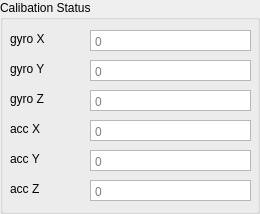
              <widget class="QGroupBox" name="calibration">
               <property name="minimumSize">
                <size>
                 <width>0</width>
                 <height>214</height>
                </size>
               </property>
               <property name="title">
                <string>Calibation Status</string>
               </property>
               <widget class="QPlainTextEdit" name="calibGyroZ">
                <property name="geometry">
                 <rect>
                  <x>90</x>
                  <y>90</y>
                  <width>161</width>
                  <height>21</height>
                 </rect>
                </property>
                <property name="toolTip">
                 <string notr="true"/>
                </property>
                <property name="inputMethodHints">
                 <set>Qt::InputMethodHint::ImhNone</set>
                </property>
                <property name="verticalScrollBarPolicy">
                 <enum>Qt::ScrollBarPolicy::ScrollBarAlwaysOff</enum>
                </property>
                <property name="horizontalScrollBarPolicy">
                 <enum>Qt::ScrollBarPolicy::ScrollBarAlwaysOff</enum>
                </property>
                <property name="lineWrapMode">
                 <enum>QPlainTextEdit::LineWrapMode::NoWrap</enum>
                </property>
                <property name="readOnly">
                 <bool>true</bool>
                </property>
                <property name="placeholderText">
                 <string>0</string>
                </property>
               </widget>
               <widget class="QPlainTextEdit" name="calibAccX">
                <property name="geometry">
                 <rect>
                  <x>90</x>
                  <y>120</y>
                  <width>161</width>
                  <height>21</height>
                 </rect>
                </property>
                <property name="toolTip">
                 <string notr="true"/>
                </property>
                <property name="inputMethodHints">
                 <set>Qt::InputMethodHint::ImhNone</set>
                </property>
                <property name="verticalScrollBarPolicy">
                 <enum>Qt::ScrollBarPolicy::ScrollBarAlwaysOff</enum>
                </property>
                <property name="horizontalScrollBarPolicy">
                 <enum>Qt::ScrollBarPolicy::ScrollBarAlwaysOff</enum>
                </property>
                <property name="lineWrapMode">
                 <enum>QPlainTextEdit::LineWrapMode::NoWrap</enum>
                </property>
                <property name="readOnly">
                 <bool>true</bool>
                </property>
                <property name="placeholderText">
                 <string>0</string>
                </property>
               </widget>
               <widget class="QPlainTextEdit" name="calibGyroX">
                <property name="geometry">
                 <rect>
                  <x>90</x>
                  <y>30</y>
                  <width>161</width>
                  <height>21</height>
                 </rect>
                </property>
                <property name="toolTip">
                 <string notr="true"/>
                </property>
                <property name="inputMethodHints">
                 <set>Qt::InputMethodHint::ImhNone</set>
                </property>
                <property name="verticalScrollBarPolicy">
                 <enum>Qt::ScrollBarPolicy::ScrollBarAlwaysOff</enum>
                </property>
                <property name="horizontalScrollBarPolicy">
                 <enum>Qt::ScrollBarPolicy::ScrollBarAlwaysOff</enum>
                </property>
                <property name="lineWrapMode">
                 <enum>QPlainTextEdit::LineWrapMode::NoWrap</enum>
                </property>
                <property name="readOnly">
                 <bool>true</bool>
                </property>
                <property name="placeholderText">
                 <string>0</string>
                </property>
               </widget>
               <widget class="QLabel" name="labelAccX_1">
                <property name="geometry">
                 <rect>
                  <x>10</x>
                  <y>120</y>
                  <width>67</width>
                  <height>17</height>
                 </rect>
                </property>
                <property name="text">
                 <string>acc X</string>
                </property>
               </widget>
               <widget class="QLabel" name="labelGyroY_1">
                <property name="geometry">
                 <rect>
                  <x>10</x>
                  <y>60</y>
                  <width>81</width>
                  <height>17</height>
                 </rect>
                </property>
                <property name="text">
                 <string>gyro Y</string>
                </property>
               </widget>
               <widget class="QLabel" name="labelGyroZ_1">
                <property name="geometry">
                 <rect>
                  <x>10</x>
                  <y>90</y>
                  <width>67</width>
                  <height>17</height>
                 </rect>
                </property>
                <property name="text">
                 <string>gyro Z</string>
                </property>
               </widget>
               <widget class="QLabel" name="labelGyroX_1">
                <property name="geometry">
                 <rect>
                  <x>10</x>
                  <y>30</y>
                  <width>67</width>
                  <height>17</height>
                 </rect>
                </property>
                <property name="text">
                 <string>gyro X</string>
                </property>
               </widget>
               <widget class="QLabel" name="labelAccZ_1">
                <property name="geometry">
                 <rect>
                  <x>10</x>
                  <y>180</y>
                  <width>81</width>
                  <height>17</height>
                 </rect>
                </property>
                <property name="text">
                 <string>acc Z</string>
                </property>
               </widget>
               <widget class="QPlainTextEdit" name="calibAccZ">
                <property name="geometry">
                 <rect>
                  <x>90</x>
                  <y>180</y>
                  <width>161</width>
                  <height>21</height>
                 </rect>
                </property>
                <property name="toolTip">
                 <string notr="true"/>
                </property>
                <property name="inputMethodHints">
                 <set>Qt::InputMethodHint::ImhNone</set>
                </property>
                <property name="verticalScrollBarPolicy">
                 <enum>Qt::ScrollBarPolicy::ScrollBarAlwaysOff</enum>
                </property>
                <property name="horizontalScrollBarPolicy">
                 <enum>Qt::ScrollBarPolicy::ScrollBarAlwaysOff</enum>
                </property>
                <property name="lineWrapMode">
                 <enum>QPlainTextEdit::LineWrapMode::NoWrap</enum>
                </property>
                <property name="readOnly">
                 <bool>true</bool>
                </property>
                <property name="placeholderText">
                 <string>0</string>
                </property>
               </widget>
               <widget class="QLabel" name="labelAccY_1">
                <property name="geometry">
                 <rect>
                  <x>10</x>
                  <y>150</y>
                  <width>67</width>
                  <height>17</height>
                 </rect>
                </property>
                <property name="text">
                 <string>acc Y</string>
                </property>
               </widget>
               <widget class="QPlainTextEdit" name="calibGyroY">
                <property name="geometry">
                 <rect>
                  <x>90</x>
                  <y>60</y>
                  <width>161</width>
                  <height>21</height>
                 </rect>
                </property>
                <property name="toolTip">
                 <string notr="true"/>
                </property>
                <property name="inputMethodHints">
                 <set>Qt::InputMethodHint::ImhNone</set>
                </property>
                <property name="verticalScrollBarPolicy">
                 <enum>Qt::ScrollBarPolicy::ScrollBarAlwaysOff</enum>
                </property>
                <property name="horizontalScrollBarPolicy">
                 <enum>Qt::ScrollBarPolicy::ScrollBarAlwaysOff</enum>
                </property>
                <property name="lineWrapMode">
                 <enum>QPlainTextEdit::LineWrapMode::NoWrap</enum>
                </property>
                <property name="readOnly">
                 <bool>true</bool>
                </property>
                <property name="placeholderText">
                 <string>0</string>
                </property>
               </widget>
               <widget class="QPlainTextEdit" name="calibAccY">
                <property name="geometry">
                 <rect>
                  <x>90</x>
                  <y>150</y>
                  <width>161</width>
                  <height>21</height>
                 </rect>
                </property>
                <property name="toolTip">
                 <string notr="true"/>
                </property>
                <property name="inputMethodHints">
                 <set>Qt::InputMethodHint::ImhNone</set>
                </property>
                <property name="verticalScrollBarPolicy">
                 <enum>Qt::ScrollBarPolicy::ScrollBarAlwaysOff</enum>
                </property>
                <property name="horizontalScrollBarPolicy">
                 <enum>Qt::ScrollBarPolicy::ScrollBarAlwaysOff</enum>
                </property>
                <property name="lineWrapMode">
                 <enum>QPlainTextEdit::LineWrapMode::NoWrap</enum>
                </property>
                <property name="readOnly">
                 <bool>true</bool>
                </property>
                <property name="placeholderText">
                 <string>0</string>
                </property>
               </widget>
              </widget>
